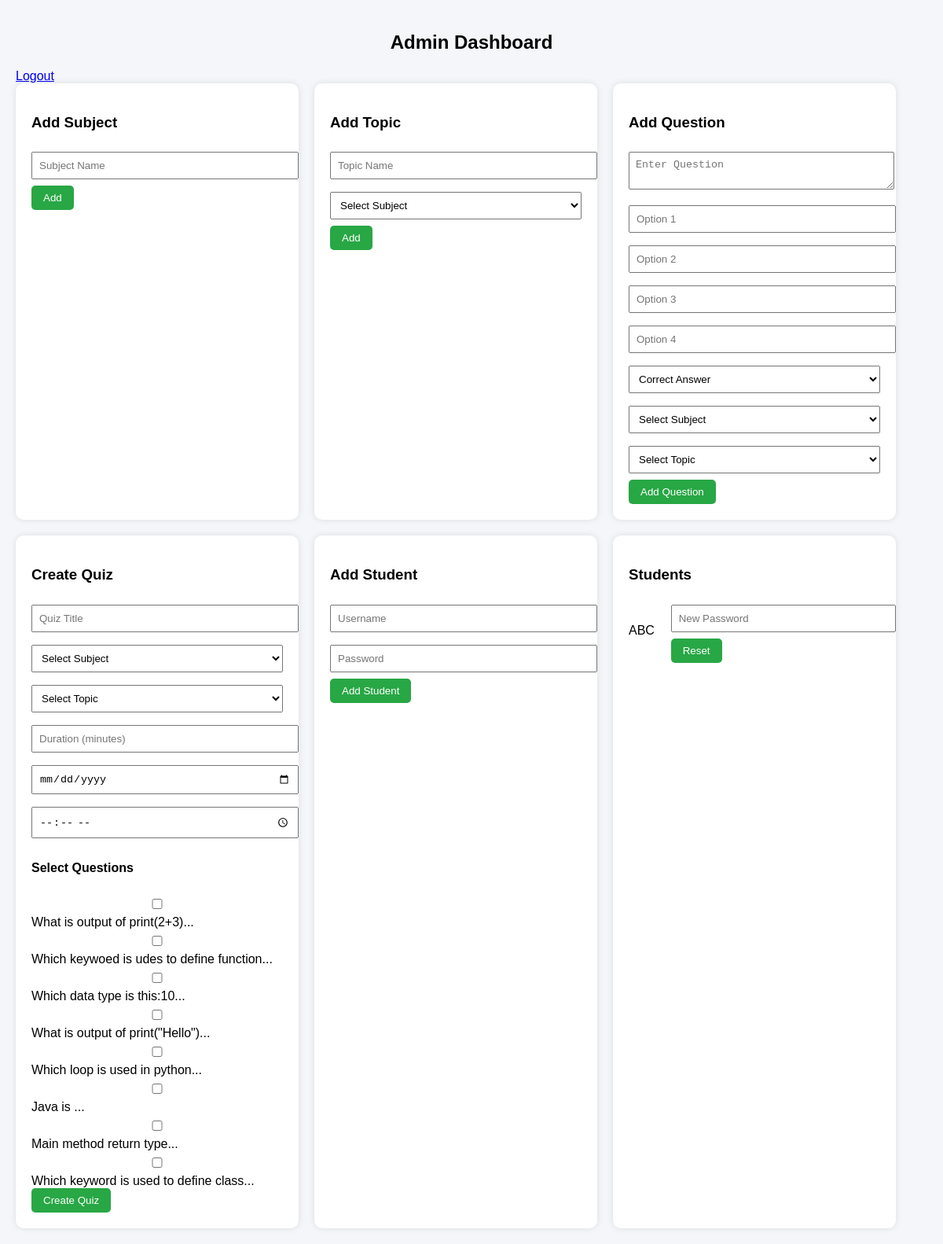
The app's page /admin/dashboard (signed in) with its own data.
### models.py (models this page shows)
class Question(db.Model):
    id = db.Column(db.Integer, primary_key=True)
    subject_id = db.Column(db.Integer, db.ForeignKey('subject.id'), nullable=False)
    topic_id = db.Column(db.Integer, db.ForeignKey('topic.id'), nullable=False)
    question_text = db.Column(db.Text, nullable=False)
    option1 = db.Column(db.String(255), nullable=False)
    option2 = db.Column(db.String(255), nullable=False)
    option3 = db.Column(db.String(255), nullable=False)
    option4 = db.Column(db.String(255), nullable=False)
    correct_answer = db.Column(db.String(50), nullable=False)  # option1/option2/etc
    marks = db.Column(db.Integer, default=1)

class User(db.Model):
    id = db.Column(db.Integer, primary_key=True)
    username = db.Column(db.String(100), unique=True, nullable=False)
    password = db.Column(db.String(200), nullable=False)
    role = db.Column(db.String(20), nullable=False)  # 'admin' or 'student'

### routes/admin_routes.py (the view)
@admin_bp.route('/dashboard')
@login_required
@role_required('admin')
def admin_dashboard():
    subjects = Subject.query.all()
    quizzes = Quiz.query.all()
    students = User.query.filter_by(role="student").all()
    return render_template('admin_dashboard.html',
                           subjects=subjects,
                           quizzes=quizzes,
                           students=students)

### utils/auth.py (called while the page is built)
def login_required(f):
    @wraps(f)
    def wrapper(*args, **kwargs):
        if 'user_id' not in session:
            flash("Please login first", "error")
            return redirect(url_for('login'))
        return f(*args, **kwargs)
    return wrapper

def role_required(role):
    def decorator(f):
        @wraps(f)
        def wrapper(*args, **kwargs):
            if 'role' not in session:
                flash("Unauthorized access", "error")
                return redirect(url_for('login'))
            if session['role'] != role:
                flash("Access denied", "error")
                return redirect(url_for('login'))
            return f(*args, **kwargs)
        return wrapper
    return decorator

### templates/admin_dashboard.html (shortened to what this page needs)
<!DOCTYPE html>
<html>
<head>
    <link rel="stylesheet" href="{{ url_for('static', filename='style.css') }}">
</head>
<body>
<h2>Admin Dashboard</h2>
<a href="/logout">Logout</a>
<div class="dashboard">
    <div class="card">
        <h3>Add Subject</h3>
        <form method="POST" action="/admin/add_subject">
            <input type="text" name="name" placeholder="Subject Name" required>
            <button type="submit">Add</button>
        </form>
    </div>
    <div class="card">
        <h3>Add Topic</h3>
        <form method="POST" action="/admin/add_topic">
            <input type="text" name="name" placeholder="Topic Name" required>
            <select name="subject_id" required>
                <option value="">Select Subject</option>
            </select>
            <button type="submit">Add</button>
        </form>
    </div>
    <div class="card">
        <h3>Add Question</h3>
        <form method="POST" action="/admin/add_question">
            <textarea name="question_text" placeholder="Enter Question" required></textarea>
            <input type="text" name="option1" placeholder="Option 1" required>
            <input type="text" name="option2" placeholder="Option 2" required>
            <input type="text" name="option3" placeholder="Option 3" required>
            <input type="text" name="option4" placeholder="Option 4" required>
            <select name="correct_answer" required>
                <option value="">Correct Answer</option>
            </select>
            <select name="subject_id" required>
                <option value="">Select Subject</option>
            </select>
            <select name="topic_id" required>
                <option value="">Select Topic</option>
            </select>
            <button type="submit">Add Question</button>
        </form>
    </div>
    <div class="card">
        <h3>Create Quiz</h3>
        <form method="POST" action="/admin/create_quiz">
            <input type="text" name="title" placeholder="Quiz Title" required>
            <select name="subject_id" required>
                <option value="">Select Subject</option>
            </select>
            <select name="topic_id" required>
                <option value="">Select Topic</option>
            </select>
            <input type="number" name="duration" placeholder="Duration (minutes)" required>
            <input type="date" name="scheduled_date" required>
            <input type="time" name="start_time" required>
            <h4>Select Questions</h4>
            <div class="question-list">
                {% for s in subjects %}
                    {% for t in s.topics %}
                        {% for q in t.questions %}
                            <label>
                                <input type="checkbox" name="question_ids" value="{{ q.id }}">
                                {{ q.question_text[:50] }}...
                            </label><br>
                        {% endfor %}
                    {% endfor %}
                {% endfor %}
            </div>
            <button type="submit">Create Quiz</button>
        </form>
    </div>
    <div class="card">
        <h3>Add Student</h3>
        <form method="POST" action="/admin/add_student">
            <input type="text" name="username" placeholder="Username" required>
            <input type="password" name="password" placeholder="Password" required>
            <button type="submit">Add Student</button>
        </form>
    </div>
    <div class="card">
        <h3>Students</h3>
        {% for student in students %}
            <div class="student-item">
                <span>{{ student.username }}</span>
                <form method="POST" action="/admin/reset_password/{{ student.id }}">
                    <input type="password" name="new_password" placeholder="New Password" required>
                    <button type="submit">Reset</button>
                </form>
            </div>
        {% endfor %}
    </div>
</div>
</body>
</html>

### static/style.css (style rules this page uses)
body { font-family: Arial, sans-serif; background: #f4f6f9; margin: 0; padding: 20px; }
h2 { text-align: center; margin-bottom: 20px; }
.dashboard { display: flex; flex-wrap: wrap; gap: 20px; }
.card { background: white; padding: 20px; border-radius: 10px; width: 320px; box-shadow: 0 0 8px rgba(0,0,0,0.1); }
input, select, textarea { width: 100%; padding: 8px; margin: 8px 0; }
button { padding: 8px 15px; background: #28a745; border: none; color: white; cursor: pointer; border-radius: 5px; }
.student-item { display: flex; justify-content: space-between; align-items: center; margin-bottom: 10px; }

### records on screen
Question: question_text "What is output of print(2+3)"
Question: question_text "Which keywoed is udes to define function"
Question: question_text "Which data type is this:10"
Question: question_text "What is output of print(\"Hello\")"
Question: question_text "Which loop is used in python"
Question: question_text "Java is"
Question: question_text "Main method return type"
Question: question_text "Which keyword is used to define class"
User: username "ABC"
